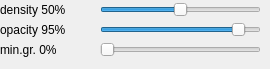
      <widget class="QFrame" name="fr_D3opt">
       <property name="sizePolicy">
        <sizepolicy hsizetype="Preferred" vsizetype="Preferred">
         <horstretch>0</horstretch>
         <verstretch>0</verstretch>
        </sizepolicy>
       </property>
       <property name="minimumSize">
        <size>
         <width>0</width>
         <height>60</height>
        </size>
       </property>
       <property name="frameShape">
        <enum>QFrame::NoFrame</enum>
       </property>
       <property name="frameShadow">
        <enum>QFrame::Raised</enum>
       </property>
       <widget class="QLabel" name="densitylbl">
        <property name="geometry">
         <rect>
          <x>0</x>
          <y>0</y>
          <width>101</width>
          <height>19</height>
         </rect>
        </property>
        <property name="text">
         <string>density 50%</string>
        </property>
       </widget>
       <widget class="QSlider" name="density">
        <property name="geometry">
         <rect>
          <x>100</x>
          <y>0</y>
          <width>161</width>
          <height>20</height>
         </rect>
        </property>
        <property name="minimum">
         <number>0</number>
        </property>
        <property name="maximum">
         <number>100</number>
        </property>
        <property name="pageStep">
         <number>12</number>
        </property>
        <property name="value">
         <number>50</number>
        </property>
        <property name="orientation">
         <enum>Qt::Horizontal</enum>
        </property>
        <property name="invertedAppearance">
         <bool>false</bool>
        </property>
        <property name="invertedControls">
         <bool>true</bool>
        </property>
        <property name="tickPosition">
         <enum>QSlider::NoTicks</enum>
        </property>
       </widget>
       <widget class="QLabel" name="opacitylbl">
        <property name="geometry">
         <rect>
          <x>0</x>
          <y>20</y>
          <width>101</width>
          <height>19</height>
         </rect>
        </property>
        <property name="text">
         <string>opacity 95%</string>
        </property>
       </widget>
       <widget class="QSlider" name="opacity">
        <property name="geometry">
         <rect>
          <x>100</x>
          <y>20</y>
          <width>161</width>
          <height>20</height>
         </rect>
        </property>
        <property name="minimum">
         <number>50</number>
        </property>
        <property name="maximum">
         <number>100</number>
        </property>
        <property name="pageStep">
         <number>12</number>
        </property>
        <property name="value">
         <number>95</number>
        </property>
        <property name="orientation">
         <enum>Qt::Horizontal</enum>
        </property>
        <property name="invertedAppearance">
         <bool>false</bool>
        </property>
        <property name="invertedControls">
         <bool>true</bool>
        </property>
        <property name="tickPosition">
         <enum>QSlider::NoTicks</enum>
        </property>
       </widget>
       <widget class="QLabel" name="mingardlbl">
        <property name="geometry">
         <rect>
          <x>0</x>
          <y>40</y>
          <width>101</width>
          <height>19</height>
         </rect>
        </property>
        <property name="text">
         <string>min.gr. 0%</string>
        </property>
       </widget>
       <widget class="QSlider" name="mingrad">
        <property name="geometry">
         <rect>
          <x>100</x>
          <y>40</y>
          <width>161</width>
          <height>20</height>
         </rect>
        </property>
        <property name="minimum">
         <number>0</number>
        </property>
        <property name="maximum">
         <number>100</number>
        </property>
        <property name="pageStep">
         <number>12</number>
        </property>
        <property name="value">
         <number>0</number>
        </property>
        <property name="orientation">
         <enum>Qt::Horizontal</enum>
        </property>
        <property name="invertedAppearance">
         <bool>false</bool>
        </property>
        <property name="invertedControls">
         <bool>true</bool>
        </property>
        <property name="tickPosition">
         <enum>QSlider::NoTicks</enum>
        </property>
       </widget>
      </widget>
